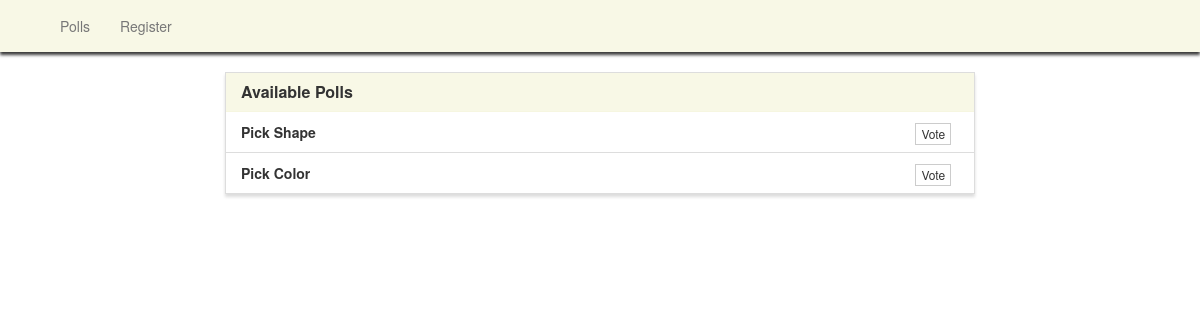
The page /poll/ on the database as committed earlier.
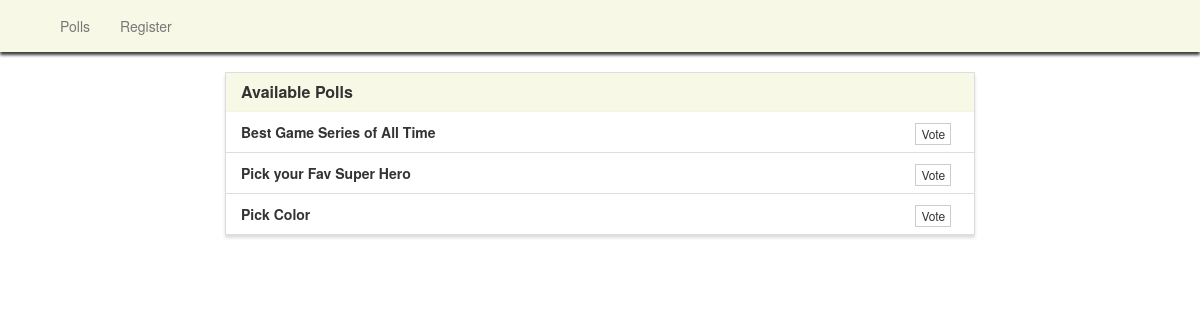
The same page on the database as committed later.
### poll/models.py (models this page shows, shortened)
class Question(models.Model):
    question_text = models.CharField(max_length=200)
    pub_date = models.DateTimeField('date published')

### poll/views.py (the view)
# urls.py: path('',views.IndexView.as_view(), name='index'),
class IndexView(generic.ListView):
    template_name = 'poll/index.html'
    context_object_name = 'latest_question_list'
    def get_queryset(self):
        return Question.objects.order_by('-pub_date')[:5]

### poll/templates/poll/index.html
{% extends "poll/base.html" %}
{% block main %}
<div class="row">
    <div class="col-lg-8 col-lg-offset-2">
        <div class="panel panel-default">
            <div class="panel-heading">
                <h3 class="panel-title">Available Polls</h3>
            </div>
            {% if latest_question_list %}
            <ul class="list-group">
                {% for question in latest_question_list %}
                <li class="list-group-item">
                    <strong>{{ question.question_text }}</strong>
                    <span class="pull-right">
                        <a href="{% url 'poll:detail' question.id %}" class="btn btn-default btn-xs">Vote</a> &nbsp;
                    </span>
                </li>
                {% endfor %}
            </ul>
            {% endif %}
        </div>
    </div>
</div>
{% endblock %}

Rows that differ between the two databases and show on the page:
removed Question: question_text "Pick Shape"
added Question: question_text "Best Game Series of All Time"
added Question: question_text "Pick your Fav Super Hero"
